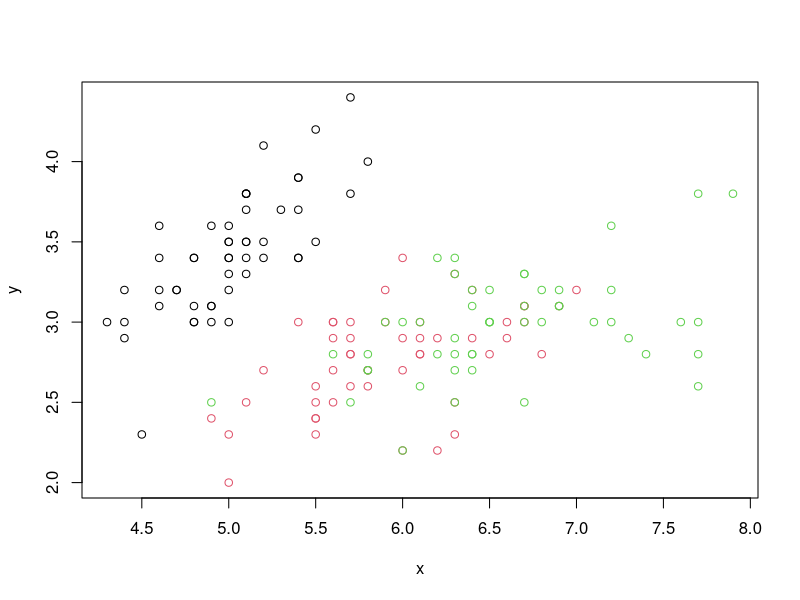
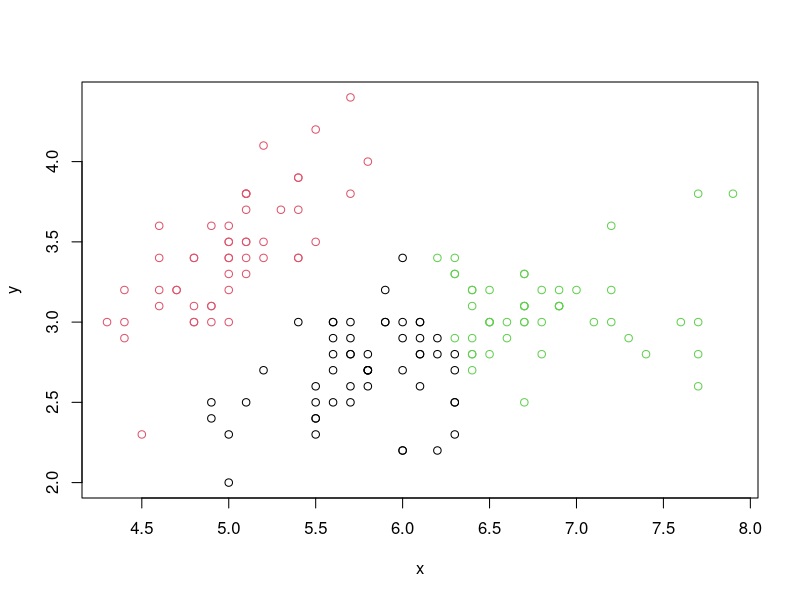

The R script that drew these images, in order:
a = rep(1:3,each=50)
x= iris[,1]
y= iris[,2]
plot(x,y,col=a)#挑選錯誤資料範例

a = kmeans(iris[1:2],3)
x= iris[,1]
y= iris[,2]
plot(x,y,col=a$cluster)